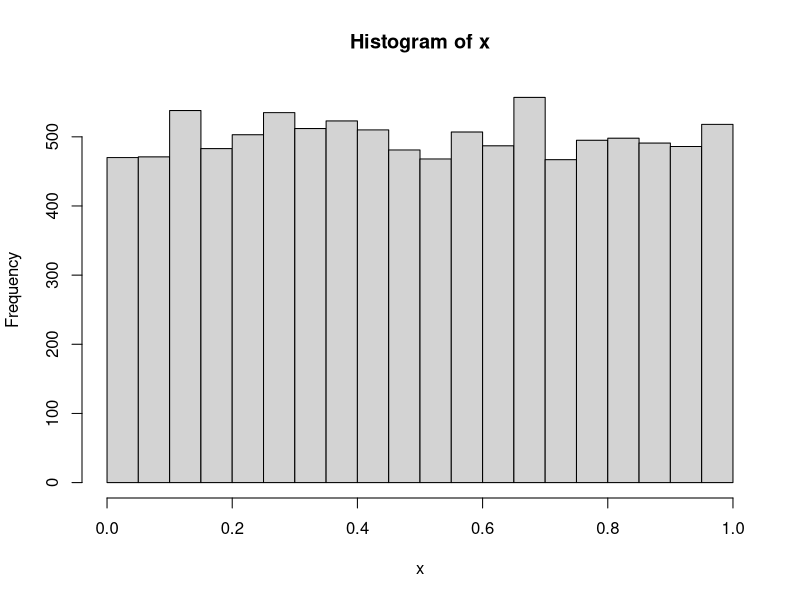
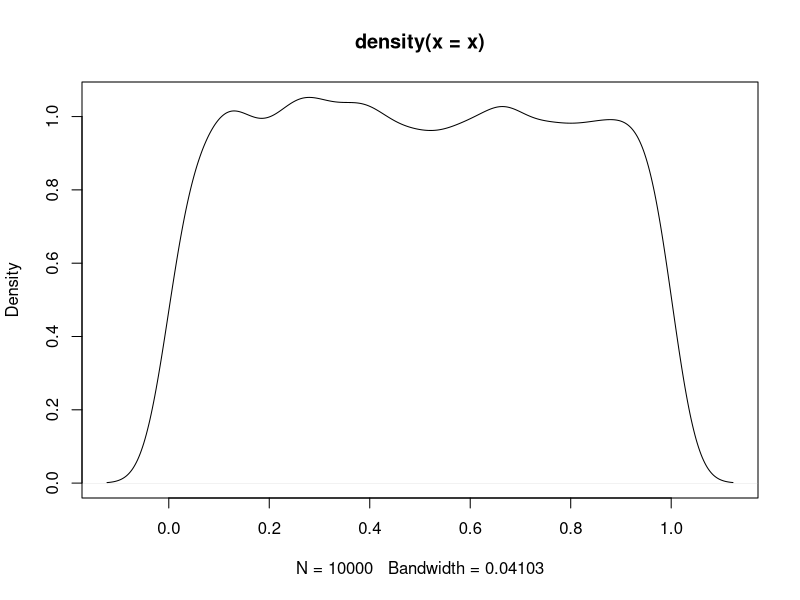
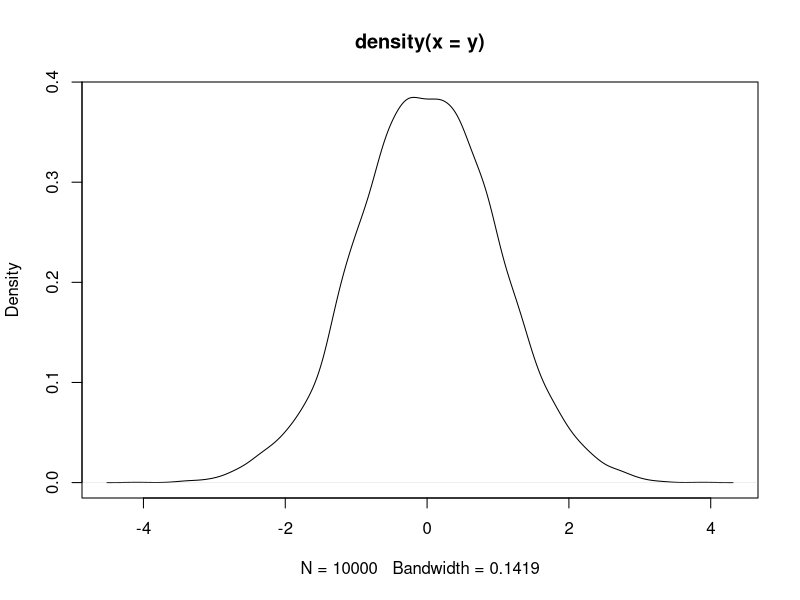
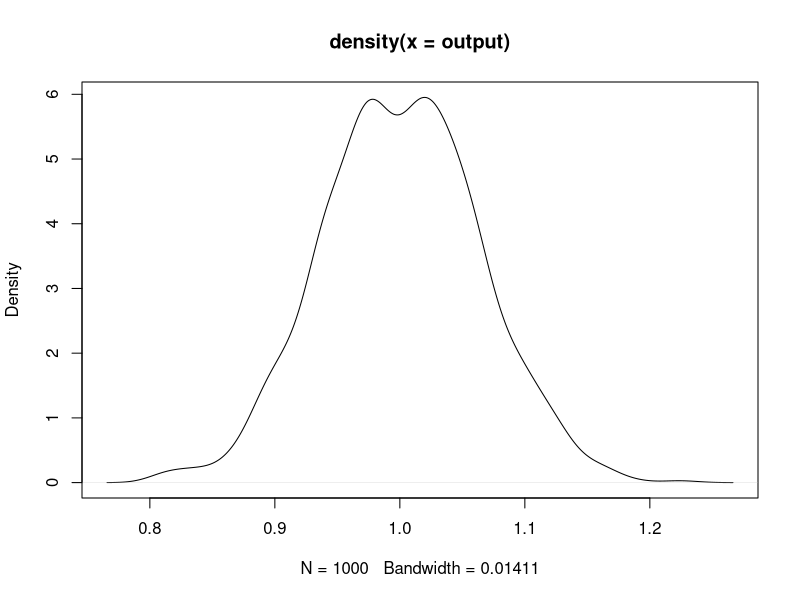
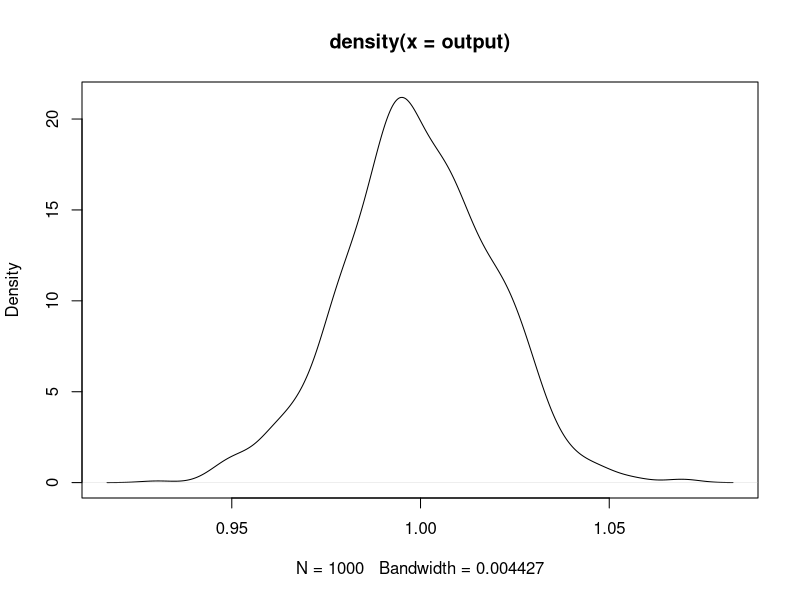

These figures' R source, in order:
# Uniform numbers
# Setting the seed allows replication
set.seed(100)
x <- runif(10000)
x
# Does the histogram have the right shape?
hist(x)
plot(density(x))
?runif

set.seed(100)
y <- rnorm(10000)
plot(density(y))

library(tseries)
jarque.bera.test(y)
# p-value 0.65 => don't reject

# Let's test the properties of the JB test
# How often is the p-value less than 0.05?
set.seed(100)
# Generate 1000 samples
# Collect the p-value for each
output <- replicate(1000, {
  y <- rnorm(10000)
  jarque.bera.test(y)$p.value
})
output
# How many are below 5%?
mean(output < 0.05)
mean(output < 0.10)

# Is OLS unbiased?
set.seed(100)
output <- replicate(1000, {
  x <- rnorm(250)
  e <- rnorm(250)
  y <- x + e
  fit <- lm(y ~ x - 1)
  coefficients(fit)
})
mean(output)
sd(output)
plot(density(output))

# What about a sample of 2500?
set.seed(100)
output <- replicate(1000, {
  x <- rnorm(2500)
  e <- rnorm(2500)
  y <- x + e
  fit <- lm(y ~ x - 1)
  coefficients(fit)
})
mean(output)
sd(output)
plot(density(output))

library(AER)
data("CreditCard")
attach(CreditCard)
fit <- lm(income ~ age)

# Simulate from this process
# Derive the covariance matrix of the coefficients
# age is normally distributed
mean(age)
sd(age)
e <- residuals(fit)
sd(e)

set.seed(100)
output <- replicate(1000, {
  # Generate age
  age <- rnorm(250, mean(age), sd=sd(age))
  # Generate the error
  error <- rnorm(250, sd=sd(e))
  # Have to generate income
  income <- 1.56 + 0.054*age + error
  fit <- lm(income ~ age)
  coefficients(fit)
})
dim(output)
# Properties of the intercept
mean(output[1,])
sd(output[1,])
# Properties of the slope coefficient
mean(output[2,])
sd(output[2,])
# Calculate the covariance matrix
cov(output[1,], output[2,])
cov(t(output))
vcov(fit)

set.seed(100)
fit <- lm(income ~ age)
e <- residuals(fit)
fit
length(e)
# Generate a new residual series
# Sample residuals with replacement
e.sim <- sample(e, size=1319, replace=TRUE)
e.sim
# Generate new income
income.sim <- fitted(fit) + e.sim
# Now we have a new sample of income
# Taken from the population
# Now get a second set of coefficients
lm(income.sim ~ age)
fit

set.seed(100)
output <- replicate(1000, {
  e.sim <- sample(e, size=1319, replace=TRUE)
  income.sim <- fitted(fit) + e.sim
  fit <- lm(income.sim ~ age)
  coefficients(fit)
})
cov(t(output))
vcov(fit)
